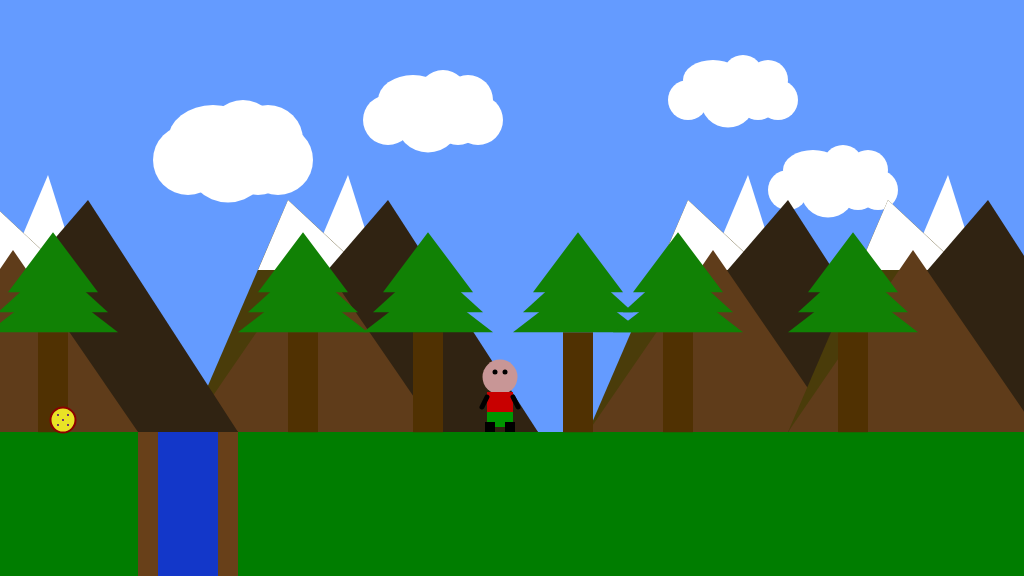
Frame 1 (no input)
Frame 60 (no input): identical to frame 1, image omitted
Frame 120 (the mouse pressed at the canvas centre since frame 60): identical to frame 1, image omitted

The p5.js sketch that drew this single still picture (run headless with seeded random() and noise() and a simulated clock; from frame 60 on, the mouse is pressed at the canvas centre):

// p5.js sketch
// ── sketch.js
/*
The Game Project
Week 3
Game interaction
*/
var gameChar_x;
var gameChar_y;
var floorPos_y;
var isLeft;
var isRight;
var isFalling;
var isPlummeting;
var collectable;
var canyon;
var trees_x;
var treePos_y;
var cameraPosX;

function setup()
{
	createCanvas(1024, 576);
	floorPos_y = height * 3/4;
	gameChar_x = width/2;
	gameChar_y = floorPos_y;
	isLeft = false;
	isRight = false;
	isFalling = false;
	isPlummeting = false;
 	cameraPosX = 0;
	collectable = {
		x_pos: 75, 
		y_pos: floorPos_y-12, 
		size: 25,
		isFound: false,
	};
	canyon = {
		x_pos: 150, 
		width: 100,
	};
	trees_x = [50, 300, 425, 575, 675, 850, 1100, 1225];
	treePos_y = floorPos_y/1.3;
	clouds = [
		{
			x_pos: 200, 
			y_pos: 160, 
			size: 70,
		},
		{
			x_pos: 400, 
			y_pos: 120, 
			size: 50,
		},
		{
			x_pos: 800, 
			y_pos: 190, 
			size: 40,
		},
		{
			x_pos: 700, 
			y_pos: 100, 
			size: 40,
		},
		{
			x_pos: 1100, 
			y_pos: 100, 
			size: 40,
		}
	];
	mountains = [
		{
			x_pos: 400,
			y_pos: floorPos_y - 432,
		},
		{
			x_pos: 0,
			y_pos: floorPos_y - 432,
		},
		{
			x_pos: 600,
			y_pos: floorPos_y - 432,
		},
		{
			x_pos: 1000,
			y_pos: floorPos_y - 432,
		},
		{
			x_pos: -300,
			y_pos: floorPos_y - 432,
		}
	];
}

function draw()
{
	cameraPosX = gameChar_x-500;
	////////////////---------------BACKGROUND---------------/////////////////////////
	background(100,155,255); //fill the sky blue
	noStroke();
	fill(0,125,0);
	rect(0, floorPos_y, width, height - floorPos_y); //draw some green ground

	push();
	translate(-cameraPosX, 0);
	////////////////---------------CLOUDS---------------/////////////////////////
	for(var i = 0; i < clouds.length; i++) {
		fill(255, 255, 255);
		ellipse(clouds[i].x_pos, clouds[i].y_pos, clouds[i].size);
		ellipse(clouds[i].x_pos+25, clouds[i].y_pos-20, clouds[i].size+20, clouds[i].size);
		ellipse(clouds[i].x_pos+55, clouds[i].y_pos-25, clouds[i].size);
		ellipse(clouds[i].x_pos+80, clouds[i].y_pos-20, clouds[i].size);
		ellipse(clouds[i].x_pos+40, clouds[i].y_pos, clouds[i].size+15);
		ellipse(clouds[i].x_pos+70, clouds[i].y_pos, clouds[i].size);
		ellipse(clouds[i].x_pos+90, clouds[i].y_pos, clouds[i].size);
	};
	

	////////////////---------------MOUNTAINS---------------/////////////////////////
	for(var i = 0; i < mountains.length; i++) {
		fill(255,255,255);
		triangle(mountains[i].x_pos+360, mountains[i].y_pos+175, mountains[i].x_pos+320, mountains[i].y_pos+270, mountains[i].x_pos+390, mountains[i].y_pos+270);
		fill(74,60,10);
		triangle(mountains[i].x_pos+300, mountains[i].y_pos+200, mountains[i].x_pos+200, mountains[i].y_pos+432, mountains[i].x_pos+550, mountains[i].y_pos+432);
		fill(255,255,255);
		triangle(mountains[i].x_pos+300, mountains[i].y_pos+200, mountains[i].x_pos+270, mountains[i].y_pos+270, mountains[i].x_pos+375, mountains[i].y_pos+270);
		fill(48,35,18);
		triangle(mountains[i].x_pos+400, mountains[i].y_pos+200, mountains[i].x_pos+200, mountains[i].y_pos+432, mountains[i].x_pos+550, mountains[i].y_pos+432);
		fill(95,60,26);
		triangle(mountains[i].x_pos+325, mountains[i].y_pos+250, mountains[i].x_pos+200, mountains[i].y_pos+432, mountains[i].x_pos+450, mountains[i].y_pos+432);
	};

	////////////////---------------TREES---------------/////////////////////////
	for(var i = 0; i < trees_x.length; i++) {
		noStroke();
		fill(80, 49, 2);
		rect(trees_x[i], treePos_y, 30, 100);
		fill(17, 129, 5);
		triangle(
			trees_x[i]-50, treePos_y,
			trees_x[i]+15, treePos_y-50,
			trees_x[i]+80, treePos_y
		);
		triangle(trees_x[i]-40, treePos_y-20,
			trees_x[i]+15, treePos_y-70,
			trees_x[i]+70, treePos_y-20
		);
		triangle(trees_x[i]-30, treePos_y-40,
			trees_x[i]+15, treePos_y-100,
			trees_x[i]+60, treePos_y-40
		);
	};
	
	////////////////---------------CANYON---------------/////////////////////////
	noStroke();
	fill(104,64,25);
	rect(canyon.x_pos, floorPos_y, canyon.width, width - floorPos_y);
	fill(19,55,201);
	rect(canyon.x_pos + 20, floorPos_y, canyon.width - 40, width - floorPos_y);

	/////////---------------COLLECTIBLE ITEM---------------//////////////////////
	if(dist(gameChar_x, gameChar_y, collectable.x_pos, collectable.y_pos) < 20) {
		collectable.isFound = true;
	};
	if(collectable.isFound == false) {
		strokeWeight(2);
		stroke(139,0,0);
		fill(233, 227, 38);
		ellipse(collectable.x_pos, collectable.y_pos, collectable.size, collectable.size);
		stroke(75,0,130);
		point(collectable.x_pos, collectable.y_pos);
		point(collectable.x_pos-5, collectable.y_pos-5);
		point(collectable.x_pos-5, collectable.y_pos+5);
		point(collectable.x_pos+5, collectable.y_pos+5);
		point(collectable.x_pos+5, collectable.y_pos-5);
		noStroke();
	};

	/////---------------GAME CHARACTER---------------/////////////////////
	if(isLeft && isFalling) //jumping left
	{
		//head
		fill(200, 150, 150);
		ellipse(gameChar_x, gameChar_y - 55, 35);
		//body
		fill(200, 0, 0);
		rect(gameChar_x - 8, gameChar_y - 40, 13, 30);
		fill(0, 150, 0);
		rect(gameChar_x - 8, gameChar_y - 20, 13, 15);
		//legs
		stroke(0);
		strokeWeight(5);
		line(gameChar_x-5, gameChar_y - 10, gameChar_x, gameChar_y-2);
		line(gameChar_x+2, gameChar_y - 10, gameChar_x + 8, gameChar_y-2);
		//hands+eyes
		stroke(0);
		strokeWeight(5);
		line(gameChar_x - 2, gameChar_y - 35, gameChar_x - 15, gameChar_y - 40);
		line(gameChar_x + 4, gameChar_y - 35, gameChar_x + 10, gameChar_y - 20);
		point(gameChar_x - 10, gameChar_y - 60);

	}
	else if(isRight && isFalling) //jumping right
	{
		//head
		fill(200, 150, 150);
		ellipse(gameChar_x, gameChar_y - 55, 35);
		//body
		fill(200, 0, 0);
		rect(gameChar_x - 8, gameChar_y - 40, 13, 30);
		fill(0, 150, 0);
		rect(gameChar_x - 8, gameChar_y - 20, 13, 15);
		//legs
		stroke(0);
		strokeWeight(5);
		line(gameChar_x-5, gameChar_y - 10, gameChar_x - 10, gameChar_y-2);
		line(gameChar_x+2, gameChar_y - 10, gameChar_x-2, gameChar_y-2);
		//hands+eyes
		stroke(0);
		strokeWeight(5);
		line(gameChar_x - 2, gameChar_y - 35, gameChar_x - 10, gameChar_y - 20);
		line(gameChar_x+4, gameChar_y - 35, gameChar_x+15, gameChar_y - 40);
		point(gameChar_x + 10, gameChar_y - 60);

	}
	else if(isLeft) //walking left
	{
		//head
		fill(200, 150, 150);
		ellipse(gameChar_x, gameChar_y - 55, 35);
		//body
		fill(200, 0, 0);
		rect(gameChar_x - 8, gameChar_y - 40, 13, 30);
		fill(0, 150, 0);
		rect(gameChar_x - 8, gameChar_y - 20, 13, 15);
		//legs
		stroke(0);
		strokeWeight(5);
		line(gameChar_x-6, gameChar_y - 10, gameChar_x - 12, gameChar_y-2);
		line(gameChar_x+2, gameChar_y - 10, gameChar_x+2, gameChar_y-2);
		//hands+eyes
		stroke(0);
		strokeWeight(5);
		line(gameChar_x - 8, gameChar_y - 35, gameChar_x - 15, gameChar_y - 20);
		line(gameChar_x, gameChar_y - 35, gameChar_x, gameChar_y - 20);
		point(gameChar_x - 10, gameChar_y - 60);

	}
	else if(isRight) //walking right
	{
		//head
		fill(200, 150, 150);
		ellipse(gameChar_x, gameChar_y - 55, 35);
		//body
		fill(200, 0, 0);
		rect(gameChar_x - 8, gameChar_y - 40, 13, 30);
		fill(0, 150, 0);
		rect(gameChar_x - 8, gameChar_y - 20, 13, 15);
		//legs
		stroke(0);
		strokeWeight(5);
		line(gameChar_x-5, gameChar_y - 10, gameChar_x - 5, gameChar_y-2);
		line(gameChar_x+2, gameChar_y - 10, gameChar_x+7, gameChar_y-2);
		//hands+eyes
		stroke(0);
		strokeWeight(5);
		line(gameChar_x - 2, gameChar_y - 35, gameChar_x - 2, gameChar_y - 20);
		line(gameChar_x+4, gameChar_y - 35, gameChar_x+12, gameChar_y - 20);
		point(gameChar_x + 10, gameChar_y - 60);

	}
	else if(isFalling || isPlummeting) //jumping facing forwards code
	{
		//head
		fill(200, 150, 150);
		ellipse(gameChar_x, gameChar_y - 55, 35);
		//body
		fill(200, 0, 0);
		rect(gameChar_x - 13, gameChar_y - 40, 26, 30);
		fill(0, 150, 0);
		rect(gameChar_x - 13, gameChar_y - 20, 26, 15);
		//legs
		fill(0);
		rect(gameChar_x - 15, gameChar_y - 10, 5, 10);
		rect(gameChar_x + 10, gameChar_y - 10, 5, 10);
		//hands+eyes
		stroke(0);
		strokeWeight(5);
		line(gameChar_x - 13, gameChar_y - 35, gameChar_x - 21, gameChar_y - 50);
		line(gameChar_x + 13, gameChar_y - 35, gameChar_x + 21, gameChar_y - 50);
		point(gameChar_x - 5, gameChar_y - 60);
		point(gameChar_x + 5, gameChar_y - 60);

	}
	else //facing forward
	{
		//head
		fill(200, 150, 150);
		ellipse(gameChar_x, gameChar_y - 55, 35);
		//body
		fill(200, 0, 0);
		rect(gameChar_x - 13, gameChar_y - 40, 26, 30);
		fill(0, 150, 0);
		rect(gameChar_x - 13, gameChar_y - 20, 26, 15);
		//legs
		fill(0);
		rect(gameChar_x - 15, gameChar_y - 10, 10, 10);
		rect(gameChar_x + 5, gameChar_y - 10, 10, 10);
		//hands+eyes
		stroke(0);
		strokeWeight(5);
		line(gameChar_x - 13, gameChar_y - 35, gameChar_x - 18, gameChar_y - 25);
		line(gameChar_x + 13, gameChar_y - 35, gameChar_x + 18, gameChar_y - 25);
		point(gameChar_x - 5, gameChar_y - 60);
		point(gameChar_x + 5, gameChar_y - 60);
	};
	pop();

	/////////---------------CHARCTER FALLING INTO CANYON---------------
	if (gameChar_x > canyon.x_pos+5 && gameChar_x < canyon.x_pos + canyon.width-5  && gameChar_y >= floorPos_y) {
		isPlummeting = true;
		isLeft = false;
		isRight = false;
	};
	if (isPlummeting) {
		gameChar_y += 5;
	};

	///////////INTERACTION CODE//////////
	//Put conditional statements to move the game character below here
	if(isLeft == true) {
		gameChar_x -= 2;
	};
	if(isRight == true) {
		gameChar_x += 2;
	};
	//gravity
	if(gameChar_y < floorPos_y) {
		isFalling = true;
		gameChar_y +=1.5;
	}
	else {
		isFalling = false;
	};
}

function keyPressed()
{
	// if statements to control the animation of the character when keys are pressed.
	if (!isPlummeting && keyCode == 65) {
		console.log("going left")
		isLeft = true;
	};
	if (!isPlummeting && keyCode == 68) {
		isRight = true;
	};
	// jumping keyCode is 87 + jumping only once and cannot double jump or when falling down the canyon
	if (!isPlummeting && keyCode == 87 && isFalling == false) {
		gameChar_y -= 100;
	};
}

function keyReleased()
{
	// if statements to control the animation of the character when keys are released.
	if (keyCode == 65) {
		isLeft = false;
	};
	if (keyCode == 68) {
		isRight = false;
	};
}
